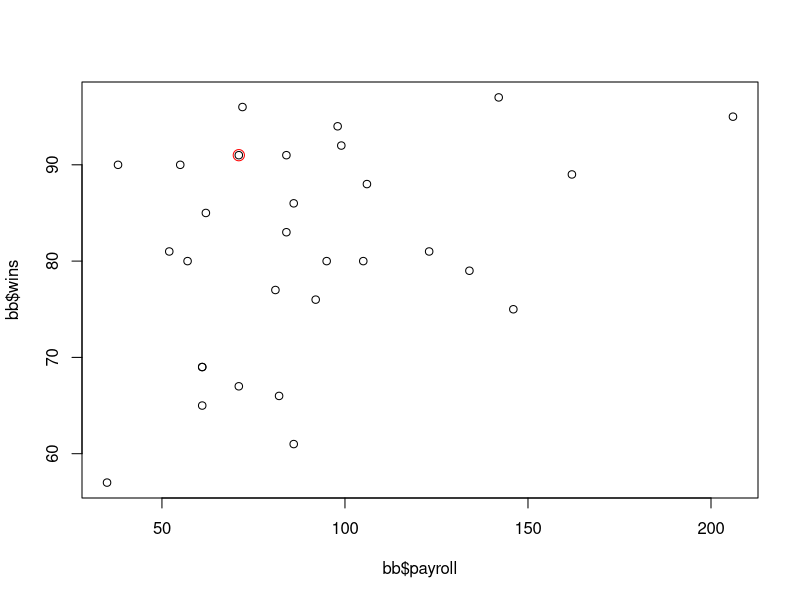
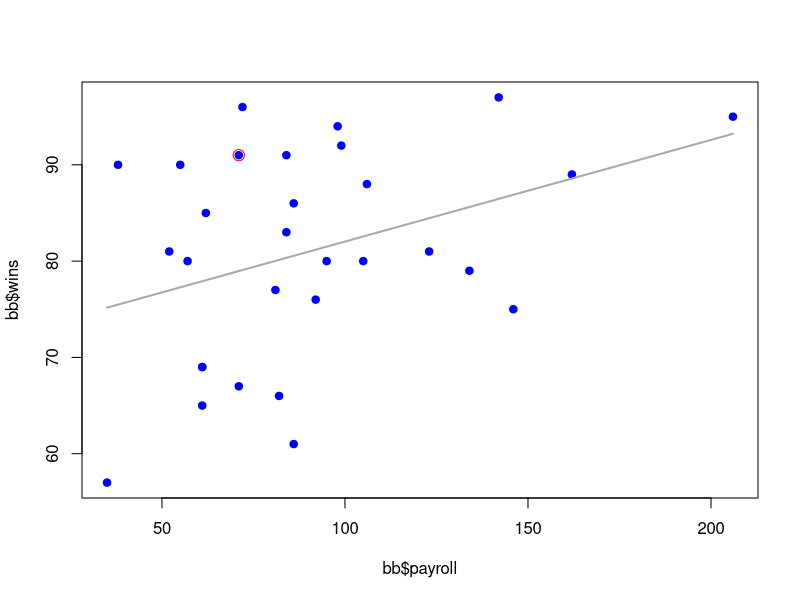
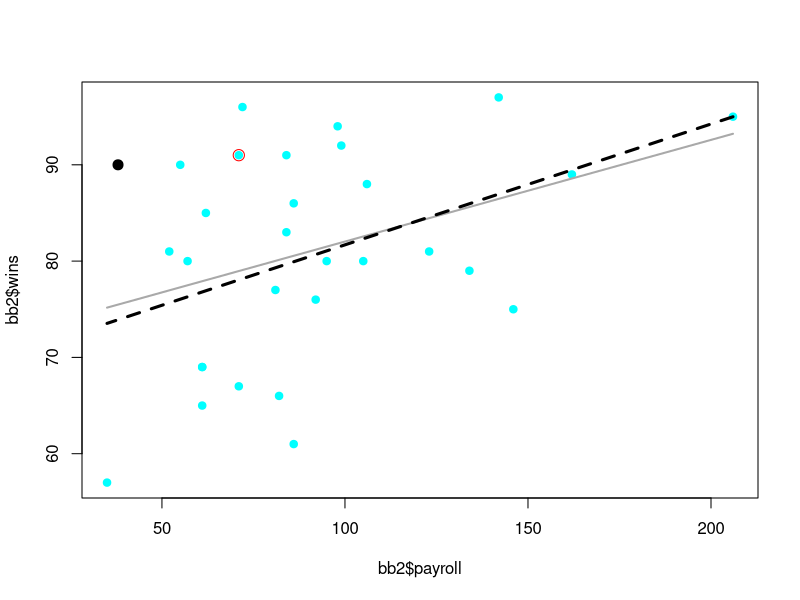

The R script that drew these images, in order:
## ---- chunk 1
knitr::opts_chunk$set(echo = TRUE)
## ---- chunk 2

bb <- read.csv ("baseball.csv", header = TRUE, sep = ",")

summary(bb)
str(bb)

names(bb) <- tolower(names(bb))

df_CIN <- bb[(bb$team == "CIN"),]

## ---- chunk 3

plot(bb$wins ~ bb$payroll)

points(df_CIN$wins ~ df_CIN$payroll, col = 'red', cex = 1.5)

## ---- chunk 4

r <- cor(bb$payroll, bb$wins)
r2 <- r * r
fit_all <- lm(wins ~ payroll, data = bb)

print(sprintf("Correlation = %9.3f, r^2 = %9.3f", r, r2))

plot(bb$wins ~ bb$payroll, col = 'blue', pch = 19)
lines(fit_all$fitted.values ~ bb$payroll, col = 'darkgrey', lwd = 2)
points(df_CIN$wins ~ df_CIN$payroll, col = 'red', cex = 1.5)

## ---- chunk 5

bb2 <- bb
df_SD <- bb2[(bb2$team == "SD"),]
bb2 <- bb2[!(bb2$team == "SD"),]
bb2

r_sansSD <- cor(bb2$payroll, bb2$wins)
r2_sansSD <- r_sansSD * r_sansSD
fit_sansSD <- lm(wins ~ payroll, data = bb2)

print(sprintf("Without San Diego : correlation = %9.3f, r^2 = %9.3f", r_sansSD, r2_sansSD))

plot(bb2$wins ~ bb2$payroll, col = 'cyan', pch = 19)
lines(fit_all$fitted.values ~ bb$payroll, col = 'darkgrey', lwd = 2)
lines(fit_sansSD$fitted.values ~ bb2$payroll, col = 'black', lwd = 3, lty = 2)
points(df_CIN$wins ~ df_CIN$payroll, col = 'red', cex = 1.5)
points(df_SD$wins ~ df_SD$payroll, col = 'black', pch = 20, cex = 2)

